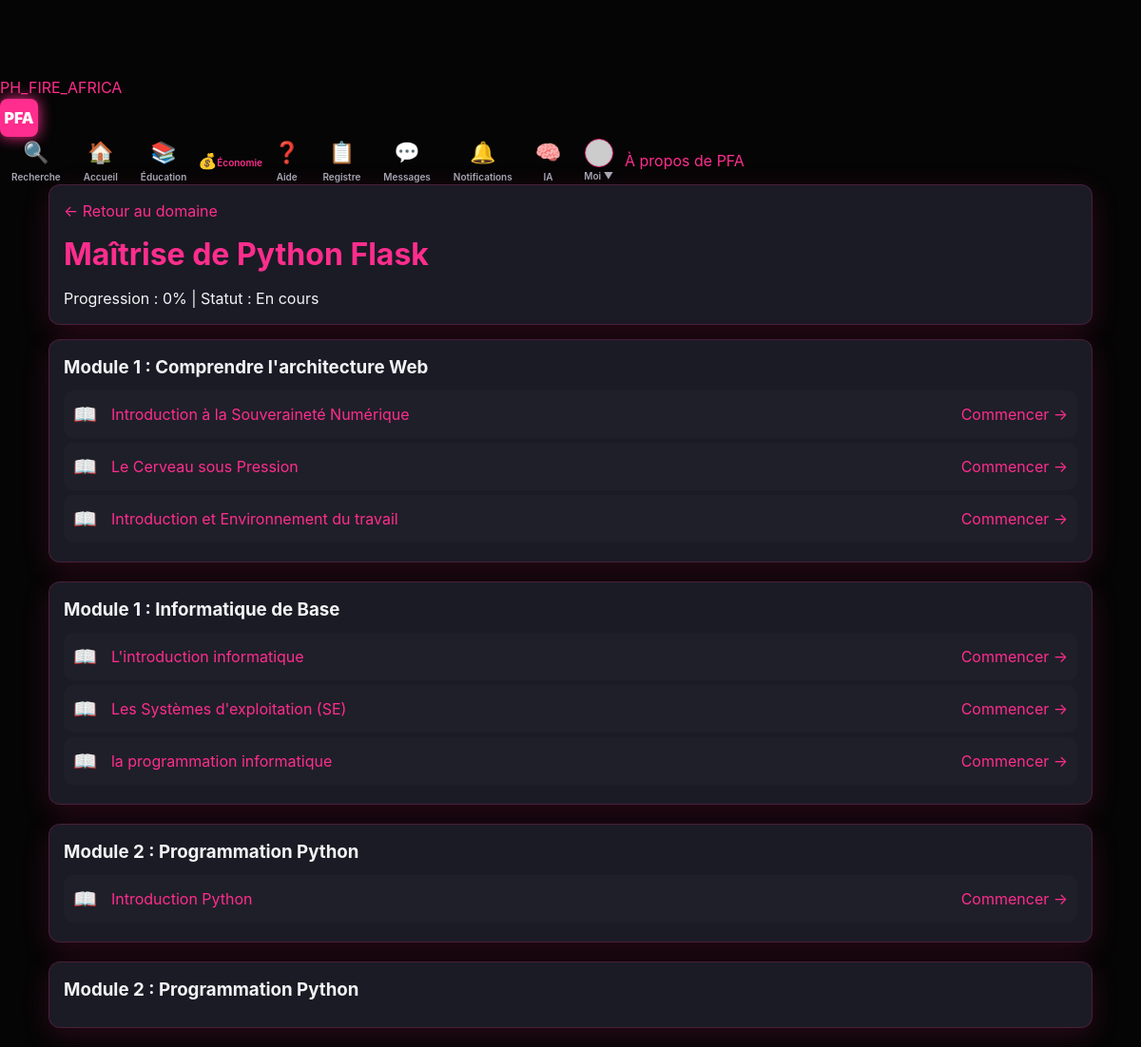
The page /academie/cursus/1 (signed in) on the database its author committed.
### tables this page shows
CREATE TABLE curriculums (id INTEGER PRIMARY KEY AUTOINCREMENT, domain_id INT REFERENCES domains(id), titre VARCHAR(200), niveau VARCHAR(50), duree INT);

CREATE TABLE modules (id INTEGER PRIMARY KEY AUTOINCREMENT, curriculum_id INT REFERENCES curriculums(id), ordre INT, objectif TEXT);

CREATE TABLE lessons (id INTEGER PRIMARY KEY AUTOINCREMENT, module_id INT REFERENCES modules(id), contenu TEXT, exercice_obligatoire BOOLEAN, titre TEXT, image_filename TEXT, video_filename TEXT);

### app.py (the view)
    @app.get("/academie/cursus/<int:c_id>")
    @login_required
    def academie_cursus(c_id):
        cursus = db_one("SELECT * FROM curriculums WHERE id=?", (c_id,))
        modules = db_all("SELECT * FROM modules WHERE curriculum_id=? ORDER BY ordre ASC", (c_id,))
        structure = []
        for m in modules:
            lecons = db_all("SELECT id, titre FROM lessons WHERE module_id=? ORDER BY id ASC", (m['id'],))
            structure.append({'module': m, 'lecons': lecons})
        return render_template("academie/cursus.html", cursus=cursus, structure=structure)

### templates/academie/cursus.html (shortened to what this page needs)
{% extends "base.html" %}
{% block content %}
<div class="card">
    <a href="{{ url_for('academie_domaine', d_id=cursus.domain_id) }}" class="muted small">← Retour au domaine</a>
    <h1 style="margin-top: 10px; color: var(--accent);">{{ cursus.titre }}</h1>
    <p class="small muted">Progression : 0% | Statut : En cours</p>
</div>
{% for item in structure %}
<div class="card" style="margin-bottom: 20px;">
    <h3 style="color: var(--ok);">Module {{ item.module.ordre }} : {{ item.module.objectif }}</h3>
    <div class="stack" style="margin-top: 10px;">
        {% for l in item.lecons %}
        <a href="{{ url_for('academie_lecon', l_id=l.id) }}"
           style="display: flex; align-items: center; gap: 15px; padding: 10px; text-decoration: none; border-radius: 10px; background: rgba(255,255,255,0.02); margin-bottom: 5px;">
            <span style="font-size: 20px;">📖</span>
            <span style="flex: 1;">{{ l.titre }}</span>
            <span class="small muted">Commencer →</span>
        </a>
        {% endfor %}
    </div>
</div>
{% endfor %}
{% endblock %}

### static/style.css (style rules this page uses)
:root { --bg: #050505; --panel: #1b1b25; --panel-glass: rgba(27, 27, 37, 0.98); --accent: #ff2d8d; --accent-dark: #e2316c; --text-main: #f3f3f6; --muted: #a7a7b4; --border: rgba(255, 45, 141, 0.2); --radius: 12px; --shadow: 0 8px 30px rgba(255, 45, 141, 0.15); --nav-height: 65px; }
* { box-sizing: border-box; margin: 0; padding: 0; }
html, body { width: 100%; max-width: 100vw; overflow-x: hidden; background-color: var(--bg); color: var(--text-main); font-family: 'Inter', system-ui, sans-serif; line-height: 1.5; }
body { padding-top: calc(var(--nav-height) + 15px); }
a { color: var(--accent); text-decoration: none; transition: 0.3s; }
h1, h2, h3, h4 { color: var(--accent); margin-bottom: 10px; }
.card { background: var(--panel); border: 1px solid var(--border); border-radius: var(--radius); padding: 15px; margin-bottom: 15px; box-shadow: var(--shadow); }

### rows shown on the page
curriculums: titre "Maîtrise de Python Flask"
modules: module.ordre "1", module.objectif "Comprendre l'architecture Web"
lessons: titre "Introduction à la Souveraineté Numérique"
lessons: titre "Le Cerveau sous Pression"
lessons: titre "Introduction et Environnement du travail"
modules: module.ordre "1", module.objectif "Informatique de Base"
lessons: titre "L'introduction informatique"
lessons: titre "Les Systèmes d'exploitation (SE)"
lessons: titre "la programmation informatique"
modules: module.ordre "2", module.objectif "Programmation Python"
lessons: titre "Introduction Python"
modules: module.ordre "2", module.objectif "Programmation Python"
